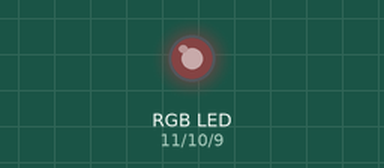
The sketch below on a simulated Arduino Uno, built with avr-gcc and run on an emulated ATmega328P. On the bench: an RGB LED mixed from three pins (HIGH = lit). Dim RGB values are drawn brighter than linear.

Above: at 0.05 s.
At 0.65 s:
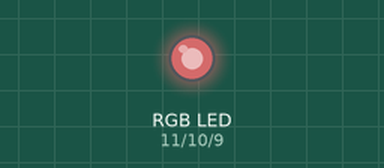
At 1.3 s:
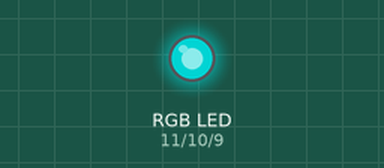
At 2.55 s:
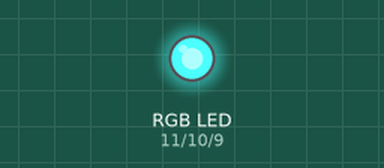
At 3.8 s:
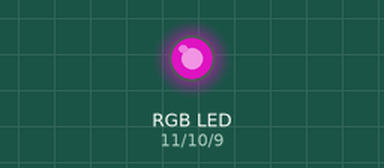
At 5.1 s:
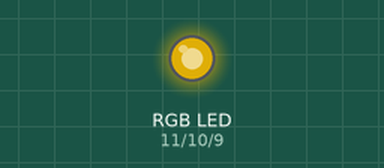
Timing chart, 0 to 6.7 s (numbered marks = the images above):
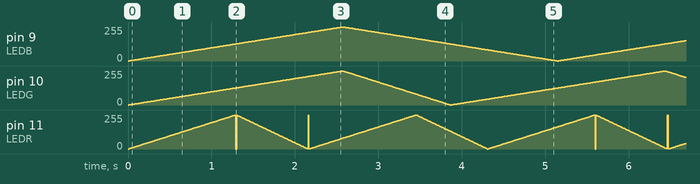

Measured:
- by itself, pin 11 (LEDR): moves between 0/255 and 255/255, repeating every 4.3 s

The sketch:

f.ino
```cpp
int brightR = 0;
int brightG = 0;
int brightB = 0;

float fadeR = 2.5;
float fadeG = 1.5;
float fadeB = 1;

int LEDR = 11;
int LEDG = 10;
int LEDB = 9;

void setup()  {
  pinMode(LEDR, OUTPUT);
  pinMode(LEDG, OUTPUT);
  pinMode(LEDB, OUTPUT);
}
void loop()  {
  analogWrite(LEDR, brightR);
  analogWrite(LEDG, brightG);
  analogWrite(LEDB, brightB);

  brightR+=fadeR;
  brightG+=fadeG;
  brightB+=fadeB;

  if(brightR<=0||brightR>=255){
    fadeR*=-1;
  }if(brightG<=0||brightG>=255){
    fadeG*=-1;
  }if(brightB<=0||brightB>=255){
    fadeB*=-1;
  }
  delay(10);
}
```
